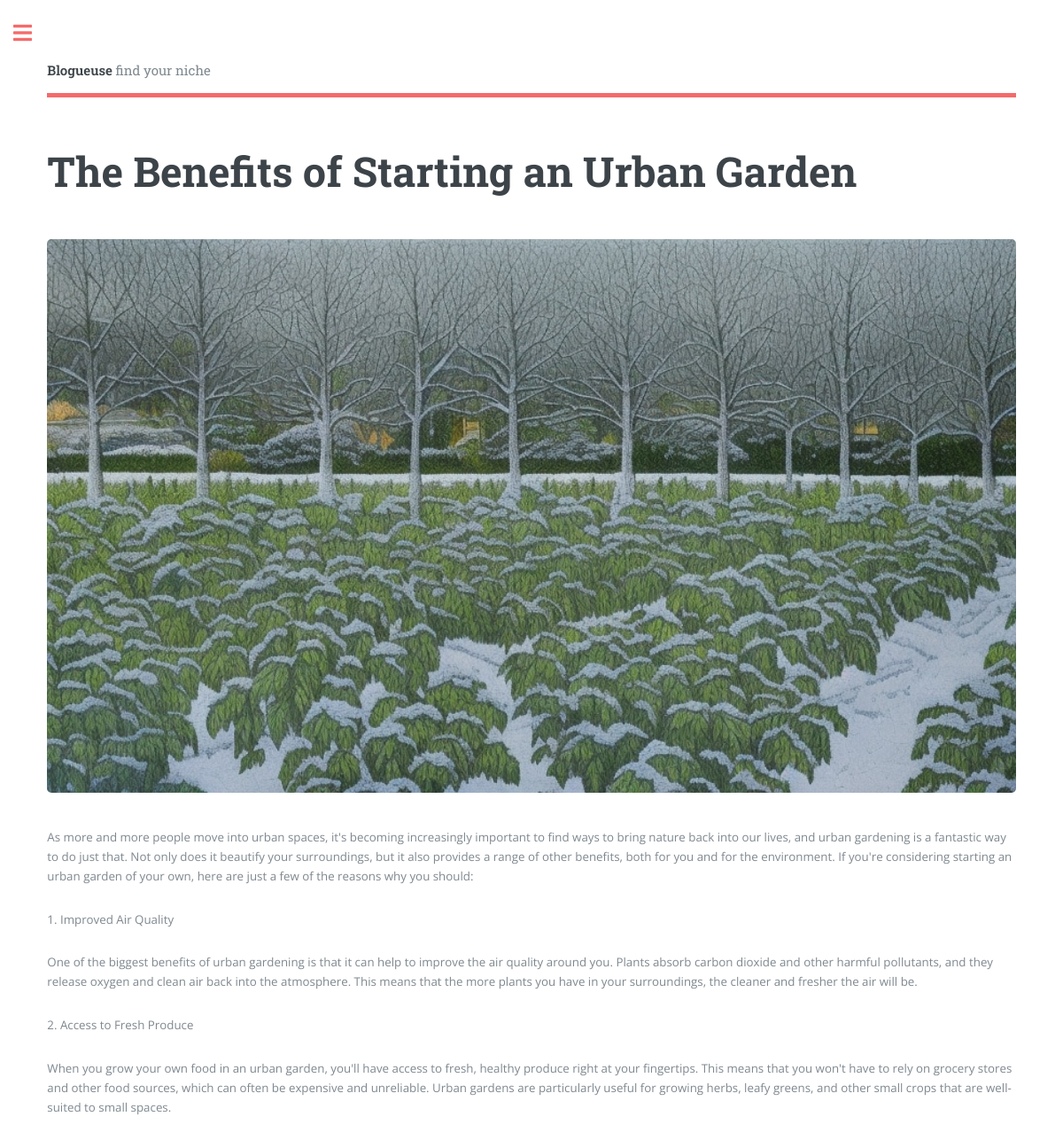
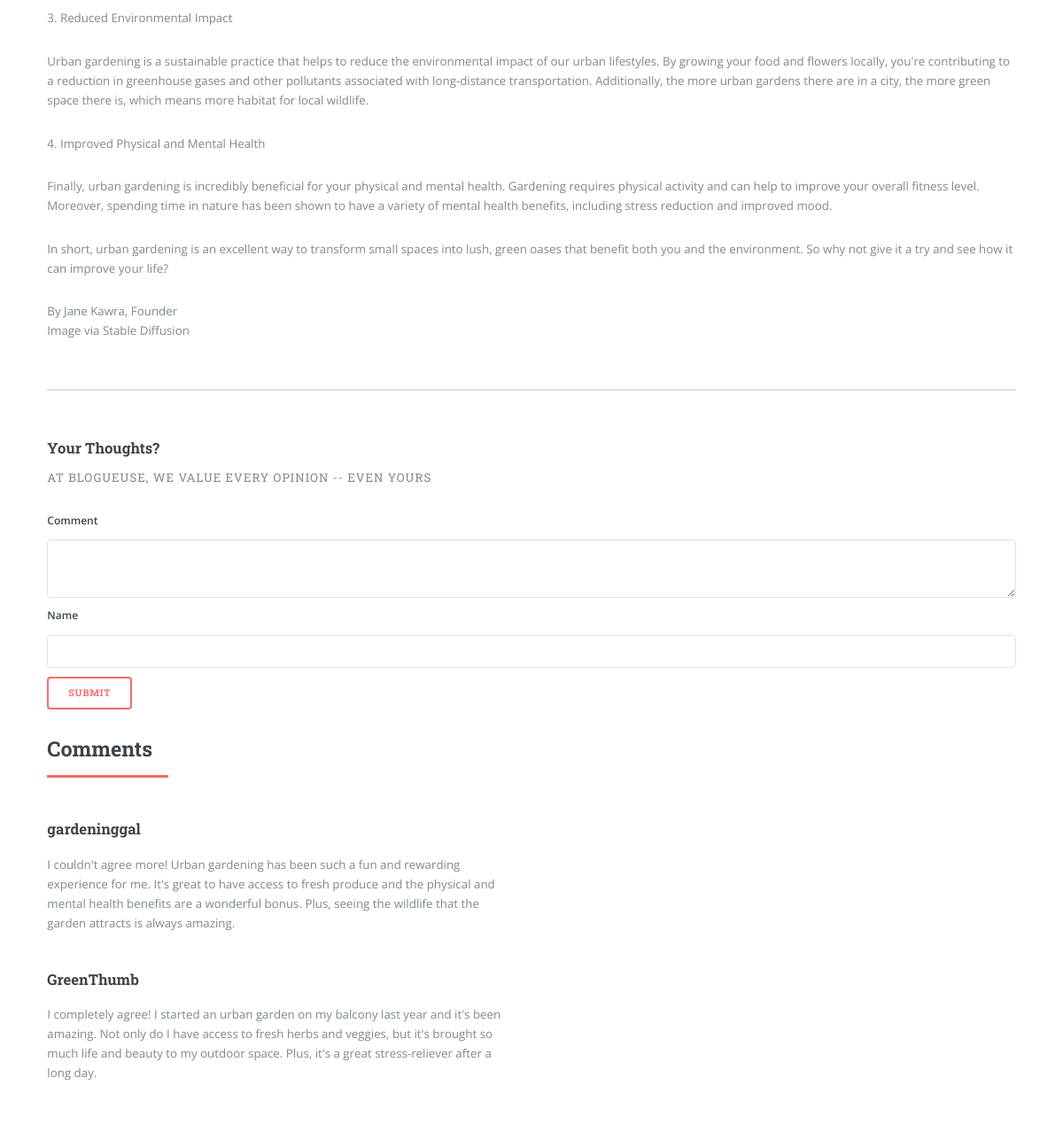
Screenshot of /posts/17 with the database file from the repository (2 pictures, top to bottom).
### tables this page shows
CREATE TABLE Post (
        id INTEGER PRIMARY KEY,
        authorid INTEGER,
        title TEXT NOT NULL,
        preview TEXT,
        content TEXT NOT NULL,
        created_utc INTEGER NOT NULL,
        FOREIGN KEY (authorid) REFERENCES Author (id)
    );

CREATE TABLE Author (
        id INTEGER PRIMARY KEY,
        name TEXT NOT NULL,
        role TEXT,
        bio TEXT
    );

CREATE TABLE Comment (
        id INTEGER PRIMARY KEY,
        postid INTEGER,
        author TEXT NOT NULL,
        content TEXT NOT NULL,
        created_utc INTEGER NOT NULL,
        FOREIGN KEY (postid) REFERENCES Post (id)
    );

### controllers/post.py (the view, shortened to what this page needs)
@post_blueprint.route('/posts/<int:post_id>', methods=['GET', 'POST'])
def show_post(post_id):
    form = CommentForm()
    form.post_id.data = post_id
    searchform = SearchForm()
    spotlight = get_spotlight_posts()
    selectedpost = BusinessLogicLayer.businesslogic.getposts(post_id)
    if not selectedpost:
        abort(404, "Sorry, we couldn't find the post you requested.")
    comments = BusinessLogicLayer.businesslogic.get_comments_by_post_id(post_id)
    selectedpost.addcomments(comments)
    author = BusinessLogicLayer.businesslogic.getauthors(selectedpost.authorid)
    return render_template('/postdetail.html', post=selectedpost, form=form, spotlight_topic = spotlight['topic'].name, spotlight_posts = spotlight['posts'],  searchform = searchform, author=author)

### forms.py
class CommentForm(FlaskForm):
    post_id = HiddenField('Post ID', validators=[DataRequired()])
    comment = TextAreaField('Comment', validators=[DataRequired(), Length(max=500), NoProfanity()])
    name = StringField('Name', validators=[Optional(), Length(max=50)])
    recaptcha = RecaptchaField()

class SearchForm(FlaskForm):
    query = StringField('Search', validators=[DataRequired(), Length(max=100)])
    submit = SubmitField('Search')

### BusinessLogicLayer/businesslogic.py (called while the page is built)
def populate_post_tags_and_author(post):
    tags = []
    posttags = DataAccessLayer.dataaccess.get_post_tags_by_postid(post.id)
    for posttag in posttags:
        tagid = int(posttag['tagid'])
        tag = DataAccessLayer.dataaccess.get_tags_by_id(tagid)
        tags.append(tag)
    post.addtags(tags)
    author = DataAccessLayer.dataaccess.get_authors(post.authorid)
    post.addauthor(author)

def getposts(id=None):
    posts = DataAccessLayer.dataaccess.get_posts(id)
    if(id):
        populate_post_tags_and_author(posts)
    else:
        for post in posts:
            populate_post_tags_and_author(post)
    return posts

def get_posts_by_tag(tagid):
    posttags = DataAccessLayer.dataaccess.get_post_tags_by_tagid(tagid)
    posts = []
    for posttag in posttags:
        postid = int(posttag['postid'])
        post = getposts(postid)
        posts.append(post)
    return posts

def getauthors(id=None):
    return DataAccessLayer.dataaccess.get_authors(id)

def get_comments_by_post_id(post_id):
    comments = DataAccessLayer.dataaccess.get_comments_by_post_id(post_id)
    sorted_comments = sorted(comments, key=lambda c: c.created_utc, reverse=True)
    return sorted_comments

def gettags(tagid=None):
    return DataAccessLayer.dataaccess.get_tags_by_id(tagid)

### DataAccessLayer/dataaccess.py (called while the page is built)
def get_authors(author_id=None):
    c = sqlite3.connect(dbname).cursor()
    if author_id:
        c.execute("SELECT id, name, role, bio FROM Author WHERE id=?", (author_id,))
        row = c.fetchone()
        if row is None:
            return None
        return Author(row[0], row[1], row[2], row[3])
    else:
        c.execute("SELECT id, name, role, bio FROM Author")
        rows = c.fetchall()
        return [Author(row[0], row[1], row[2], row[3]) for row in rows]

def get_comments_by_post_id(post_id):
    c = sqlite3.connect(dbname).cursor()
    c.execute("SELECT postid, id, author, content, created_utc FROM Comment WHERE postid=?", (post_id,))
    rows = c.fetchall()
    return [Comment(row[0], row[1], row[2], row[3], row[4]) for row in rows]

### templates/postdetail.html (shortened to what this page needs)
<!DOCTYPE HTML>
<html>
<head>
	<link rel="stylesheet" href="{{ url_for('static', filename='assets/css/main.css') }}" />
	<link rel="stylesheet" href="{{ url_for('static', filename='csscustom/style.css') }}" />
</head>
<body class="is-preload">
	<div id="wrapper">
		<div id="main">
			<div class="inner">
				<header id="header">
					<a href="{{ url_for('home.index') }}" class="logo"><strong>Blogueuse</strong> find your niche</a>
				</header>
				<section>
					<header class="main">
						<h1>{{ post.title }}</h1>
					</header>
					<span class="image main"><img
							src="{{ url_for('static', filename='images/posts_large/' ~ post.id ~ '.jpg') }}"
							alt="" /></span>
					{% for block in post.content.split('\n\n') %}
					<p>{{ block }}</p>
					{% endfor %}
					<p>By {{author.name}}, {{author.role}}<br>Image via {{ 'Unsplash' if post.id <= 16 else 'Stable Diffusion' }}</p>
				</section>
				<section>
					<header>
						<h3>Your Thoughts?</h3>
						<p>At Blogueuse, we value every opinion -- even yours</p>
					</header>
					<section id="comment-form" class="alt">
						<form method="post" action="{{ url_for('post.show_post', post_id=post.id) }}">
							{{ form.comment.label }} {{ form.comment() }}
							{{ form.name.label(class_="field-name", style="padding-top: 10px;") }} {{ form.name(class_="field-name-box") }}
							<input type="submit" value="Submit" style="margin-top: 10px;">
						</form>
					</section>
					<header class="major">
						<h2>Comments</h2>
					</header>
					<div class="features">
						{% for comment in post.comments %}
						<article>
							<div class="content">
								<h3>{{comment.author}}</h3>
								<p>{{comment.content}}</p>
							</div>
						</article>
						<article></article>
						{% endfor %}
					</div>
				</section>
			</div>
		</div>
	</div>
</body>
</html>

### rows the page displays
Post: title "The Benefits of Starting an Urban Garden"
Author: name "Jane Kawra", role "Founder"
Comment: author "gardeninggal", content "I couldn't agree more! Urban gardening has been such a fun and rewarding experience for me. It's great to have access to fresh produce and the physical and mental health benefits are a wonderful bonus. Plus, seeing the wildlife that the garden attracts is always amazing."
Comment: author "GreenThumb", content "I completely agree! I started an urban garden on my balcony last year and it's been amazing. Not only do I have access to fresh herbs and veggies, but it's brought so much life and beauty to my outdoor space. Plus, it's a great stress-reliever after a long day."

### other values shown
{{ block }} "1. Improved Air Quality" "2. Access to Fresh Produce" "3. Reduced Environmental Impact" "4. Improved Physical and Mental Health" "In short, urban gardening is an excellent way to transform small spaces into lush, green oases that benefit both you and the environment. So why not give it a try and see how it can improve your life?"
{{ 'Unsplash' if post.id <= 16 else 'Stable Diffusion' }} "Stable Diffusion"
